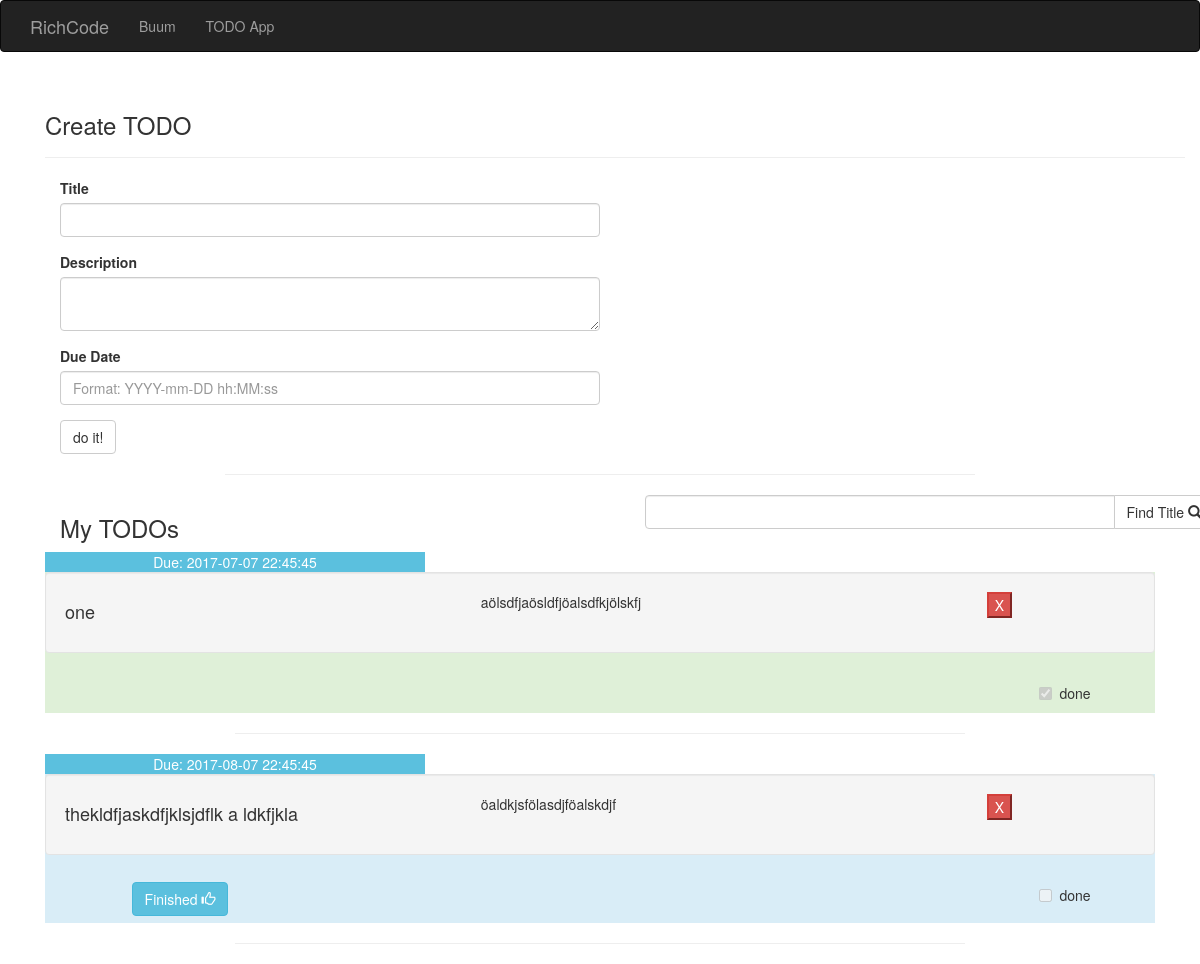
The page /todo/workspace on the database as committed earlier.
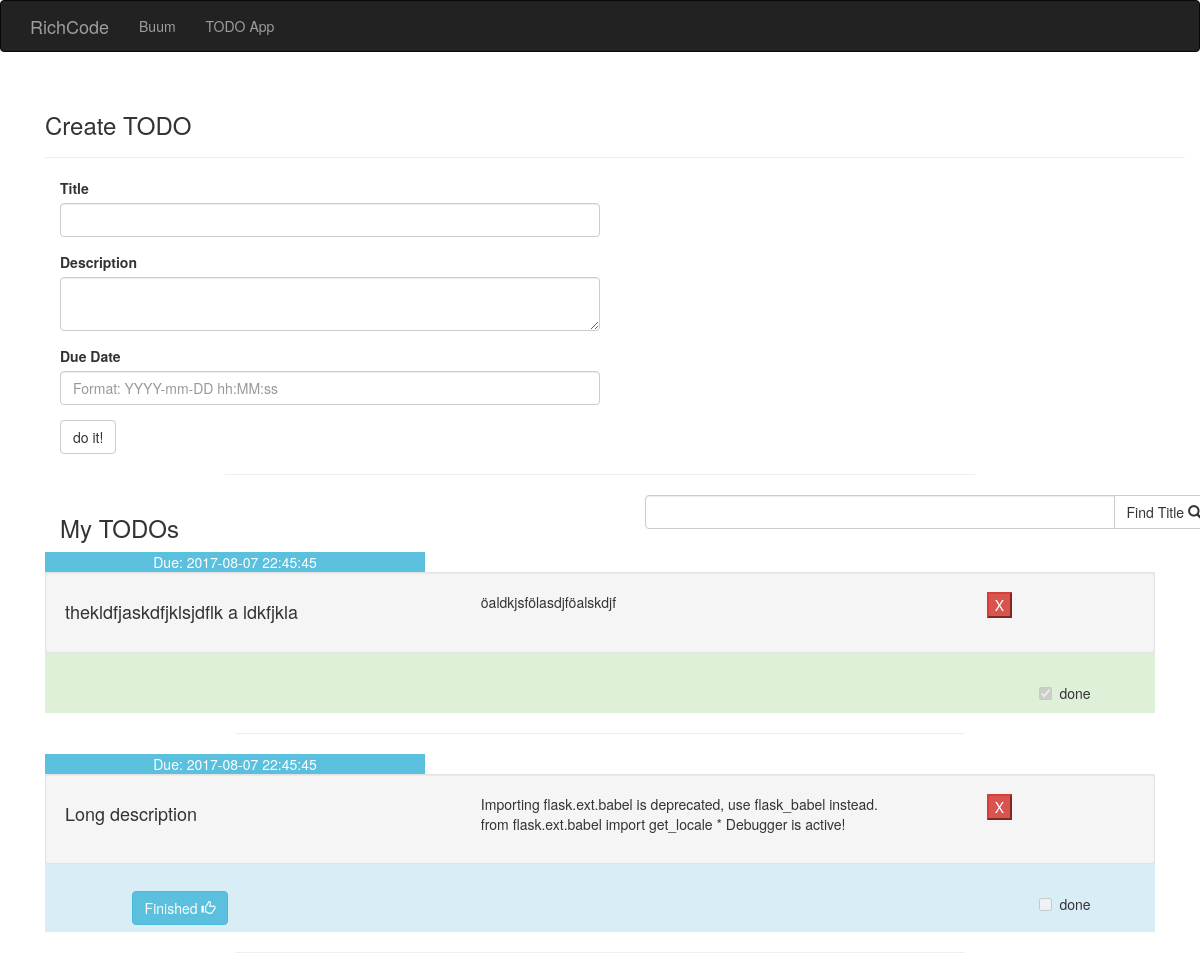
The same page on the database as committed later.
### app/models.py (models this page shows, shortened)
class Item(db.Model):
    __tablename__ = 'items'
    id = db.Column(db.Integer, primary_key=True, autoincrement=True)
    title = db.Column(db.String(64))
    description = db.Column(db.String(256), default=None)
    due = db.Column(db.DateTime, nullable=True)
    state = db.Column(db.Boolean, default=0)

### app/todo/views.py (the view, shortened to what this page needs)
@todo.route('/workspace', methods=['GET', 'POST'])
def workspace():
    redirect(url_for('todo.workspace'))
    form = NewTaskForm()
    items = Item.query.all()
    return render_template('todo/workspace.html', form=form, items=items)

### app/todo/forms.py
class NewTaskForm(Form):
    title = StringField('Title', validators=[DataRequired(), Length(1, 64)])
    description = TextAreaField('Description', validators=[DataRequired(), Length(1, 256)])
    due = DateTimeField('Due Date', render_kw={"placeholder":"Format: YYYY-mm-DD hh:MM:ss"})
    submit = SubmitField('do it!', render_kw={"class":"btn btn-info"})

### app/templates/todo/workspace.html (shortened to what this page needs)
{% extends "base.html" %}
{% import "bootstrap/wtf.html" as wtf %}
{% block page_content %}
    {% if not backlink %}
    <div class="container">
        <div class="page-header">
            <h3>Create TODO</h3>
        </div>
        <div class="col-xs-6">
            {{ wtf.quick_form(form) }}
        </div>
    </div>
    {% endif %}
<div class="row">
    <div class="col-lg-8 col-lg-offset-2">
        <hr>
    </div>
</div>
<div class="container-fluid">
    <div class="container">
        <div class="row col-xs-4">
            <h3>My TODOs</h3>
        </div>
        <form class="row col-xs-6 input-group pull-right" action="{{ url_for('todo.search') }}" method="post">
            <input type="text" class="form-control" name="search_string">
            <span class="input-group-btn">
                <button class="btn btn-default" type="button">Find Title <span class="glyphicon glyphicon-search"></span></button>
            </span>
        </form>
    </div>
    {% for item in items %}
        <div class="container">
            <div class="btn-info text-center row col-xs-4">
                Due: {{ item.due }}
            </div>
        </div>
        <div class="container-fluid {% if item.state %}
        bg-success
        {% else %}
        bg-info
        {% endif %}">
            <div class="well row">
            <div class="row col-xs-5 pull-left">
                <h4 class="">{{ item.title }}</h4>
            </div>
            <div class="row col-xs-5">
                <p class="">{{ item.description }}</p>
            </div>
            <form class="form-group row col-xs-2 pull-right" action="{{ url_for('todo.delete', item_id=item.id) }}" method="post">
                <input type="submit" class="btn-danger" value="X">
            </form>
        </div>
            <div class="checkbox row col-xs-2 text-center pull-right">
                <label><input type="checkbox" value="done" disabled="disabled" {% if item.state %}checked{% endif %}>done</label>
            </div>
        {% if not item.state %}
            <div>
                <form class="row col-xs-3 btn pull-left" action="{{ url_for('todo.change_state', item_id=item.id, state=not item.state) }}" method="post">
                    <button type="submit" class="btn btn-info">Finished <span class="glyphicon glyphicon-thumbs-up"></span></button>
                </form>
            </div>
        {% endif %}
        </div>
        <div class="row">
            <div class="col-lg-8 col-lg-offset-2">
                <hr>
            </div>
        </div>
    {% endfor %}
</div>
{% endblock %}

### app/templates/base.html (shortened to what this page needs)
{% extends "bootstrap/base.html" %}
{% block head %}
{{ super() }}
{% endblock %}
{% block navbar %}
<div class="navbar navbar-inverse" role="navigation">
    <div class="container">
        <div class="navbar-header">
            <a class="navbar-brand" href="/">RichCode</a>
        </div>
        <div class="navbar-collapse collapse">
            <ul class="nav navbar-nav">
                <li><a href="/">Buum</a></li>
                <li><a href="{{ url_for('todo.workspace') }}">TODO App</a></li>
            </ul>
            <ul class="nav navbar-nav navbar-right">
                {% if current_user.is_authenticated %}
                    <li><a href="{{ url_for('auth.logout') }}"></a></li>
                    {% else %}
                    <li><a href="{{ url_for('auth.login') }}"></a></li>
                {% endif %}
            </ul>
        </div>
    </div>
</div>
{% endblock %}
{% block content %}
<div class="container">
    {% block page_content %}{% endblock %}
</div>
{% endblock %}

Rows that differ between the two databases and show on the page:
removed Item: due "2017-07-07 22:45:45", title "one", description "aölsdfjaösldfjöalsdfkjölskfj", state "☑"
changed Item "thekldfjaskdfjklsjdflk a ldkfjkla": state "☐" → "☑"; no longer shows "Finished"
added Item: due "2017-08-07 22:45:45", title "Long description", description "Importing flask.ext.babel is deprecated, use flask_babel instead. from flask.ext.babel import get_locale * Debugger is active!"
